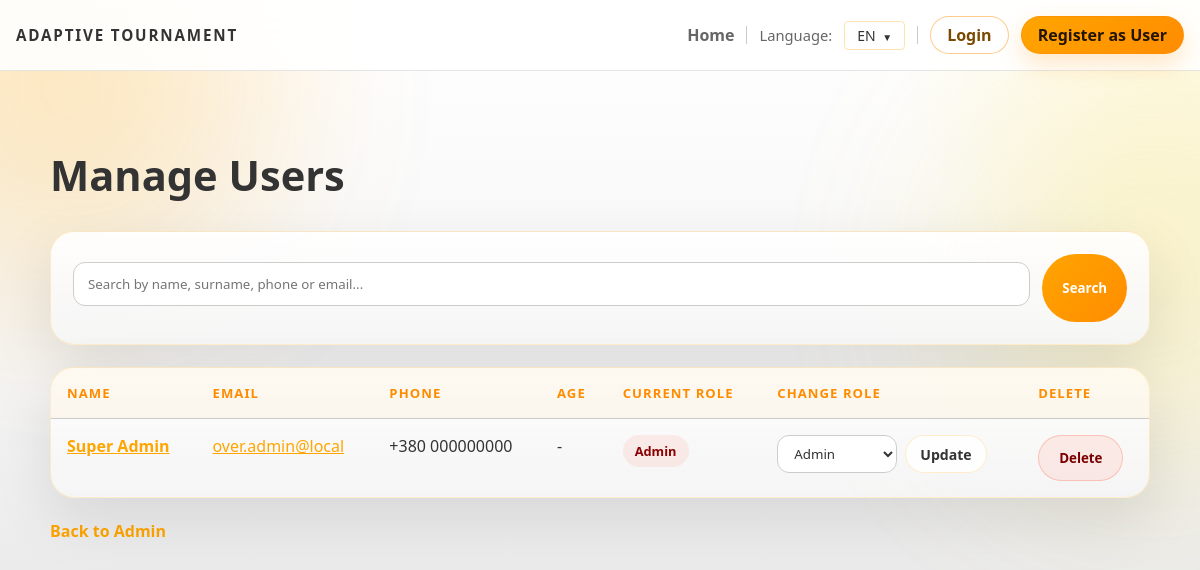
Screenshot of /admin/users with the database file from the repository.
### backend/models.py (models this page shows, shortened)
class User(db.Model):
    id = db.Column(db.Integer, primary_key=True)
    first_name = db.Column(db.String(120), nullable=False)
    last_name = db.Column(db.String(120), nullable=False)
    email = db.Column(db.String(200), unique=True, nullable=False)
    password_hash = db.Column(db.String(255), nullable=False, default='')
    phone_country_code = db.Column(db.String(10), nullable=False, default='+380')
    phone_number = db.Column(db.String(30), nullable=False, default='')
    age = db.Column(db.Integer)
    bio = db.Column(db.Text)
    role = db.Column(db.String(30), default='team')
    is_verified = db.Column(db.Boolean, default=False)
    verification_token = db.Column(db.String(64), unique=True, nullable=True)
    last_login_at = db.Column(db.DateTime, nullable=True)
    login_token = db.Column(db.String(64), unique=True, nullable=True)
    @property
    def phone_display(self):
        if self.phone_country_code and self.phone_number:
            return f"{self.phone_country_code} {self.phone_number}"
        return self.phone_number or ''

### backend/admin.py (the view, shortened to what this page needs)
def admin_users():
    users = User.query.all()
    search = request.args.get('search', '').strip()
    return render_template('admin_users.html', users=users, search=search)

### backend/app.py (called while the page is built)
@app.context_processor
def inject_user_processor():
    return inject_user()

@app.context_processor
def translation_processor():
    return translation()

### backend/app_helpers.py (called while the page is built)
def get_current_user():
    uid = session.get('user_id')
    if uid:
        return db.session.get(User, uid)
    return None

def inject_user():
    return {'get_current_user': get_current_user}

### backend/translations.py (called while the page is built)
def get_text(key, lang='en', **kwargs):
    if lang not in TRANSLATIONS:
        lang = 'en'
    text = TRANSLATIONS[lang].get(key, TRANSLATIONS['en'].get(key, key))
    if kwargs:
        try:
            return text.format(**kwargs)
        except Exception:
            return text
    return text

### templates/admin_users.html (shortened to what this page needs)
{% extends 'base.html' %}
{% block head %}
  <link rel="stylesheet" href="/static/css/admin.css">
{% endblock %}
{% block content %}
<div class="admin-page">
  <h2 class="page-title">{{ t('admin_users_title') }}</h2>
  <div class="search-panel">
    <form method="get" class="search-form">
      <input type="text" name="search" placeholder="{{ t('search_users_placeholder') }}" value="{{ search }}">
      <button type="submit" class="submit-btn">{{ t('search') }}</button>
    </form>
  </div>
  <div class="table-shell">
    <table class="admin-table">
      <thead>
        <tr>
          <th>{{ t('name') }}</th>
          <th>{{ t('email') }}</th>
          <th>{{ t('phone') }}</th>
          <th>{{ t('age') }}</th>
          <th>{{ t('current_role') }}</th>
          <th>{{ t('change_role') }}</th>
          <th>{{ t('delete') }}</th>
        </tr>
      </thead>
      <tbody>
        {% for user in users %}
          <tr>
            <td><strong><a href="/user/{{ user.id }}">{{ user.first_name }} {{ user.last_name }}</a></strong></td>
            <td><a href="/user/{{ user.id }}">{{ user.email }}</a></td>
            <td>{{ user.phone_display or '-' }}</td>
            <td>{{ user.age or '-' }}</td>
            <td>
              <span class="status-pill {{ user.role if user.role in ['admin', 'jury', 'team'] else 'default' }}">
                {% if user.role == 'admin' %}
                  {{ t('admin_short') }}
                {% elif user.role == 'jury' %}
                  {{ t('jury_short') }}
                {% else %}
                  {{ t('team') }}
                {% endif %}
              </span>
            </td>
            <td>
              <form method="post" action="/admin/user/{{ user.id }}/change-role" class="role-form">
                <select name="role">
                  <option value="admin" {% if user.role == 'admin' %}selected{% endif %}>{{ t('admin_short') }}</option>
                </select>
                <button type="submit" class="inline-btn">{{ t('update') }}</button>
              </form>
            </td>
            <td>
              <form method="post" action="/admin/user/{{ user.id }}/delete" class="inline-form">
                <button onclick="return confirm('{{ t('delete') }}?')" class="danger-btn">{{ t('delete') }}</button>
              </form>
            </td>
          </tr>
        {% else %}
          <tr>
            <td colspan="7" class="empty-row">
              {% if search %}{{ t('no_users_found') }} "{{ search }}"{% else %}{{ t('no_users_found') }}{% endif %}
            </td>
          </tr>
        {% endfor %}
      </tbody>
    </table>
  </div>
  <div class="back-link">
    <a href="/admin/dashboard">{{ t('back_to_admin') }}</a>
  </div>
</div>
{% endblock %}

### templates/base.html (shortened to what this page needs)
<!doctype html>
<html lang="{{ lang }}">
  <head>
    <link rel="stylesheet" href="/static/css/main.css">
    {% block head %}{% endblock %}
  </head>
  <body>
    <div class="page-shell">
      <div class="page-glow page-glow-left"></div>
      <div class="page-glow page-glow-right"></div>
      <nav class="topbar">
        <div class="topbar-inner">
          <a href="/" class="brand-mark">{{ t('app_title') }}</a>
          <div class="topbar-links">
            <a href="/">{{ t('home') }}</a>
            <span class="language-switcher">{{ t('language') }}:</span>
            <div class="dropdown topbar-dropdown">
              <button type="button" class="dropdown-toggle" aria-expanded="false">{{ lang|upper }}</button>
            </div>
            {% set _cur = get_current_user() %}
            {% if _cur %}
              <a href="/user/{{ _cur.id }}" class="profile-link" title="{{ t('profile_prefix') }}">{{ t('profile_prefix') }}: {{ _cur.first_name }}</a>
              <a href="/logout" class="logout-link">{{ t('logout') }}</a>
            {% else %}
              <a href="/login" class="auth-link auth-login">{{ t('login') }}</a>
              <a href="/register" class="auth-link auth-register">{{ t('register') }}</a>
            {% endif %}
          </div>
        </div>
      </nav>
      <div class="container">
        {% block content %}{% endblock %}
      </div>
    </div>
  </body>
</html>

### static/css/main.css (style rules this page uses)
:root { --bg: #ffffff; --bg-soft: #f9f9f9; --panel: rgba(255, 255, 255, 0.95); --panel-border: rgba(255, 165, 0, 0.3); --text: #333333; --muted: #666666; --accent: #ffa500; --accent-strong: #ff8c00; --success: #32cd32; --warning: #ffd700; --danger: #ff6347; --font-ui: "Segoe UI", "Trebuchet MS", Arial, sans-serif; --font-display: var(--font-ui); --font-body: var(--font-ui); }
* { box-sizing: border-box; }
html { scroll-behavior: smooth; }
body { margin: 0; min-height: 100vh; font-family: var(--font-body); color: var(--text); background: radial-gradient(circle at top left, rgba(255, 165, 0, 0.1), transparent 28%), radial-gradient(circle at top right, rgba(255, 215, 0, 0.1), transparent 22%), linear-gradient(180deg, #ffffff 0%, #f5f5f5 45%, #e0e0e0 100%); }
a { color: inherit; }
.page-shell { position: relative; overflow: hidden; min-height: 100vh; }
.page-glow { position: fixed; width: 380px; height: 380px; border-radius: 50%; filter: blur(100px); opacity: 0.18; pointer-events: none; z-index: 0; }
.page-glow-left { top: -100px; left: -120px; background: #ffa500; }
.page-glow-right { top: 90px; right: -140px; background: #ffd700; }
.topbar { position: sticky; top: 0; z-index: 5; backdrop-filter: blur(18px); background: rgba(255, 255, 255, 0.9); border-bottom: 1px solid rgba(0, 0, 0, 0.1); }
.topbar-inner { width: min(1180px, calc(100% - 32px)); margin: 0 auto; padding: 16px 0; display: flex; align-items: center; justify-content: space-between; gap: 20px; }
.brand-mark { text-decoration: none; font-size: 0.95rem; font-weight: 700; letter-spacing: 0.12em; text-transform: uppercase; color: #333333; font-family: var(--font-display); }
.topbar-links { display: flex; align-items: center; justify-content: flex-end; flex-wrap: wrap; gap: 12px; color: var(--muted); }
.topbar-links a { text-decoration: none; font-weight: 600; color: #666666; }
.topbar-links .auth-link { display: inline-flex; align-items: center; justify-content: center; min-height: 38px; padding: 0 16px; border-radius: 999px; line-height: 1; white-space: nowrap; transition: transform 0.18s ease, box-shadow 0.18s ease, background 0.18s ease, border-color 0.18s ease; }
.topbar-links .auth-login { border: 1px solid rgba(255, 140, 0, 0.45); background: rgba(255, 255, 255, 0.72); color: #7a4a00; }
.topbar-links .auth-register { border: 1px solid rgba(255, 140, 0, 0.55); background: linear-gradient(135deg, var(--accent) 0%, var(--accent-strong) 100%); color: #241500; box-shadow: 0 10px 24px rgba(255, 140, 0, 0.22); }
.language-switcher { font-size: 0.92rem; }
.dropdown { position: relative; display: inline-block; }
.dropdown-toggle { background: none; border: 1px solid var(--panel-border); padding: 4px 12px; border-radius: 4px; cursor: pointer; font-size: 14px; font-weight: 500; color: var(--text); transition: all 0.2s; }
.dropdown-toggle::after { content: ' ▼'; font-size: 10px; margin-left: 4px; }
.container { position: relative; z-index: 1; width: min(1180px, calc(100% - 32px)); margin: 0 auto; padding: 36px 0 72px; }
h1, h2, h3, h4, h5, h6, .page-title, .hero-title, .hero-panel-title, .tournament-name { font-family: var(--font-display); }
body, p, li, label, input, textarea, select, button, a, th, td, .flash-message, .status-chip, .status-pill { font-family: var(--font-body); }
.container a:not(.primary-button):not(.secondary-button):not(.panel-link):not(.brand-mark) { color: #ffa500; }
form input, form textarea, form select { width: 100%; padding: 12px 14px; margin: 8px 0 16px; border: 1px solid #cccccc; border-radius: 12px; box-sizing: border-box; background: #ffffff; color: #333333; }
form button { padding: 11px 20px; background: linear-gradient(135deg, var(--accent) 0%, var(--accent-strong) 100%); color: #04101e; border: none; border-radius: 999px; cursor: pointer; font-weight: 800; }

### rows the page displays
User: first_name "Super", last_name "Admin", email "over.admin@local", phone_country_code+phone_number "+380 000000000", age "-", t "Admin", role "Admin", t "Update", t "Delete"

### other values shown
{{ t('app_title') }} "ADAPTIVE TOURNAMENT"
{{ t('home') }} "Home"
{{ t('language') }} "Language"
{{ lang|upper }} "EN"
{{ t('login') }} "Login"
{{ t('register') }} "Register as User"
{{ t('admin_users_title') }} "Manage Users"
{{ t('search') }} "Search"
{{ t('name') }} "NAME"
{{ t('email') }} "EMAIL"
{{ t('phone') }} "PHONE"
{{ t('age') }} "AGE"
{{ t('current_role') }} "CURRENT ROLE"
{{ t('change_role') }} "CHANGE ROLE"
{{ t('delete') }} "DELETE"
